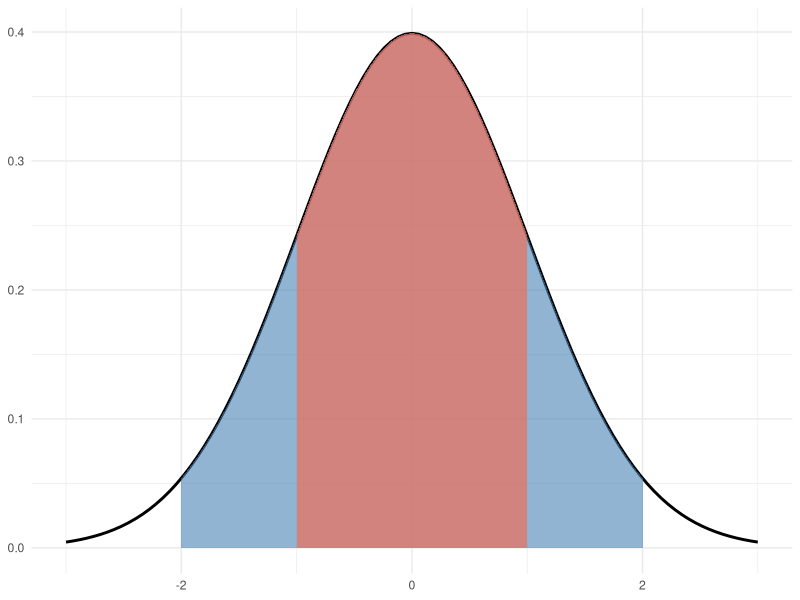

Reproduce this figure in R.
## ---- chunk 1
knitr::opts_chunk$set(echo = FALSE)

# Para poder imprimir las tablas con kable_styling
options("kableExtra.html.bsTable" = T, knitr.kable.NA = '')
# library(tables)
library(knitr)
library(kableExtra)
library(ggplot2)
library(dplyr)
## ---- chunk 2
ggplot(data.frame(x = 0), aes(x = x)) +
    stat_function(fun = dnorm, size = 1) + 
    stat_function(fun = dnorm,
                  geom = "area",
                  fill = "steelblue",
                  alpha = 0.6,
                  xlim = c(-2, 2)) + 
    stat_function(fun = dnorm,
                  geom = "area",
                  fill = "tomato",
                  alpha = 0.6,
                  xlim = c(-1, 1)) +
    xlim(-3, 3) +
    # geom_ribbon(aes(x=seq(-3, 1-qnorm(.975), length.out = 10), ymax = dnorm))
    # scale_color_manual("95%", values = c("grey30", "steelblue", "tomato")) +
    scale_fill_manual("95%", values = c("grey30", "steelblue", "tomato")) +
    theme_minimal() +
    # theme(
        # axis.text = element_blank(),
        # axis.ticks = element_blank()) +
    labs(x = NULL, y = NULL)
## ---- chunk 3
npalabras <- read.csv2("../data/npalabras.csv")

kable(npalabras) %>% 
    kable_styling(bootstrap_options = c("striped", "hover", "condensed"),
                  full_width = F)
## ---- chunk 4
me <- round(mean(npalabras$npalabras), 2)
sd <- round(sd(npalabras$npalabras), 2)
npal <- npalabras$npalabras
## ---- chunk 5
tab_z <- data.frame(npalabras = npal, z = (npal - me)/sd)

kable(tab_z, digits = 2) %>% 
    kable_styling(bootstrap_options = c("striped", "hover", "condensed"),
                  full_width = F)
